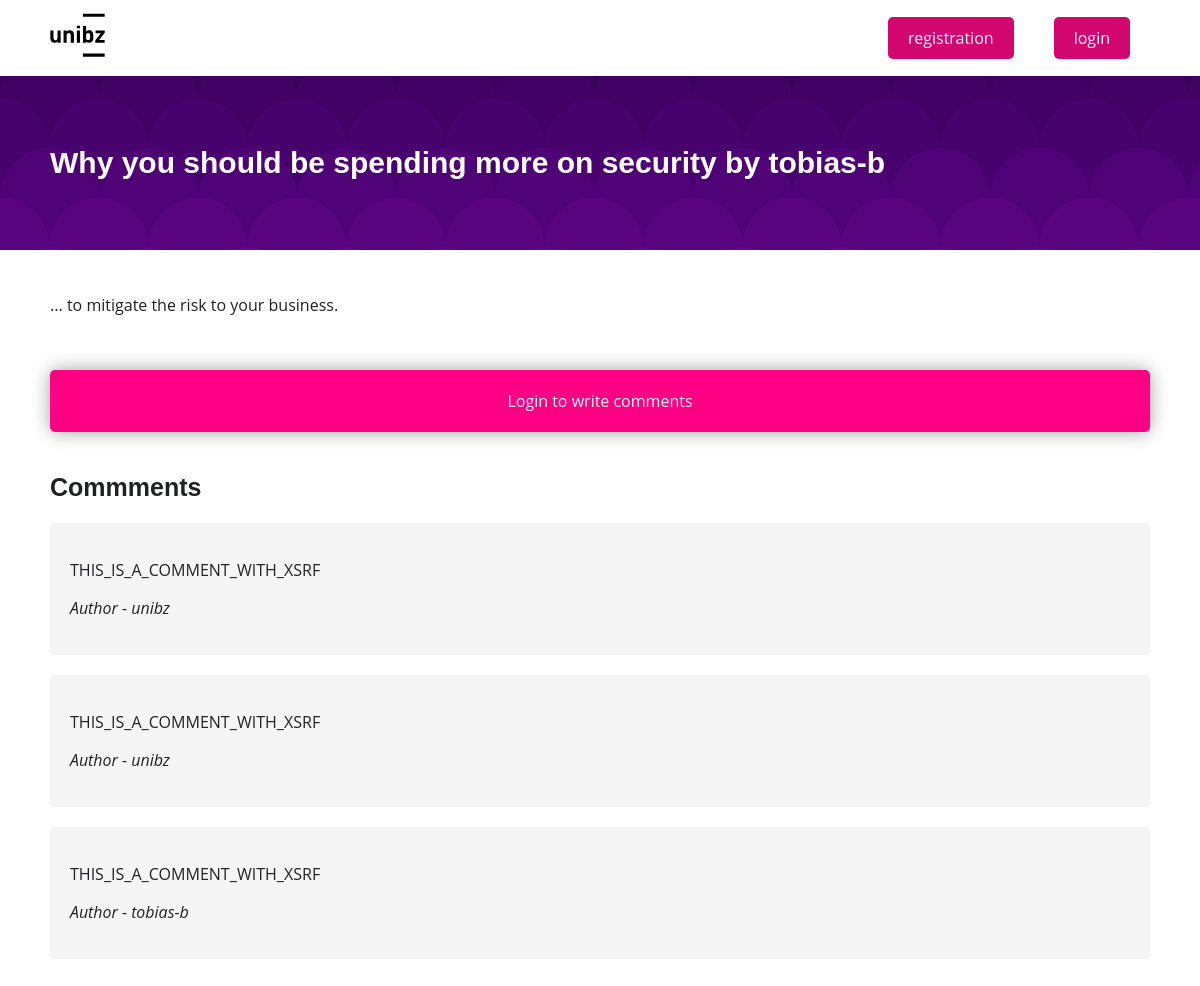
The app's page /?page=post&id=39 with its own data.
### tables this page shows
CREATE TABLE `post` (
  `id` bigint(20) NOT NULL,
  `username` varchar(100) NOT NULL,
  `title` varchar(200) NOT NULL,
  `content` longtext NOT NULL
);

CREATE TABLE `comment` (
  `id` bigint(20) NOT NULL,
  `post` bigint(20) NOT NULL,
  `username` varchar(100) NOT NULL,
  `content` longtext NOT NULL
);

### auth.php (called while the page is built, shortened)
<?php
$dsn = 'mysql:host=localhost;dbname=blog';
$user = 'root';
$pwd = 'root';
$PDO = new PDO ($dsn, $user, $pwd);
function getSinglePost($id) {
    global $PDO;
    $sql = 'SELECT * FROM post WHERE id = ?';
    $stmt = $PDO->prepare($sql);
    $stmt->execute( [$id] );
    $postQuery = $stmt->fetchAll();
    if ( !empty($postQuery) ) {
        return $postQuery;
    }else {
        return false;
    }
}
function getComments($post) {
    global $PDO;
    $sql = 'SELECT * FROM comment WHERE post = ? ORDER BY id DESC';
    $stmt = $PDO->prepare($sql);
    $stmt->execute( [$post] );
    return $stmt->fetchAll();
}

### post/show-post.php (the view, shortened to what this page needs)
<?php
require './components/header.php';
if ( !empty($_GET['id']) && getSinglePost($_GET['id']) !== false ) :
    $postQueryInformation = getSinglePost($_GET['id'])[0];
    $postCommentQuery = getComments($_GET['id']);
?>
<div id="post-page-title-container">
    <h1><?php echo $postQueryInformation['title'] . ' by ' . $postQueryInformation['username']; ?></h1>
</div>
<div id="post-page-content-container">
    <p><?php echo $postQueryInformation['content']; ?></p>
</div>
<div id="post-page-comment-container">
    <?php if ( isset($_COOKIE['user']) ) : ?>
    <form method="POST">
        <h3>Write your comment</h3>
        <textarea name="content">write here your comment</textarea>
        <input type="submit" name="create_post" value="submit" required/>
    </form>
    <?php else : ?>
        <a href="/?page=login" id="login-to-write-content">Login to write comments</a>
    <?php endif; ?>
    <?php if ( !empty($postCommentQuery) ) : ?>
    <div id="post-page-comment-list">
        <h2>Commments</h2>
        <?php foreach($postCommentQuery as $singleRow) : ?>
            <div class="single-post-comment">
                <div class="single-post-comment-content">
                    <p><?php echo $singleRow['content']; ?></p>
                    <p class="comment-author">Author - <?php echo $singleRow['username']; ?></p>
                </div>
            </div>
        <?php endforeach; ?>
    </div>
    <?php endif; ?>
</div>
<?php else : ?>
<div id="problem-container">
    <h1>404</h1>
</div>
<?php endif; ?>

### index.php (shortened to what this page needs)
<?php
require 'auth.php';
if ( isset($_GET['page']) ) {
    $page = $_GET['page'];
    switch ($page) {
        case 'post':
            require 'post/show-post.php';
            break;
    }
} else {
    require 'home/show-home.php';
}
?>

### components/header.php (shortened to what this page needs)
<!DOCTYPE html>
<html class="html" lang="de-DE">
<head>
    <link rel="stylesheet" href="/main.css">
</head>
<body>
    <header>
    <div id="header-logo">
        <a href="/">
        </a>
    </div>
    <div id="header-options">
        <?php if ( !empty($_COOKIE['user']) || (isset($userVerificationBoolean) && $userVerificationBoolean === true) || (isset($userCreationBoolean) && $userCreationBoolean === true) ) : ?>
            <div class="header-single-option">
                <a href="/?page=dashboard">posts</a>
            </div>
        <?php else : ?>
            <div class="header-single-option">
                <a href="/?page=registration">registration</a>
            </div>
            <div class="header-single-option">
                <a href="/?page=login">login</a>
            </div>
        <?php endif; ?>
    </div>
    </header>

### main.css (style rules this page uses)
h1, h2, h3, h4, h5, h6 { font-family: 'Nunito', sans-serif !important; color: #202124; }
body { margin:0px }
h1 { font-size:30px }
h2 { font-size: 25px; }
p, span, div { font-family: 'Open Sans', sans-serif; font-size:16px ; color: #202124; }
#header-logo svg { height:55px; width:55px }
header { display: flex; justify-content: space-between; align-items: center; padding: 8px 50px; background: #fff; -webkit-box-shadow: 0px 0px 12px -1px rgba(150,150,150,0.7); -moz-box-shadow: 0px 0px 12px -1px rgba(150,150,150,0.7); box-shadow: 0px 0px 12px -1px rgba(150,150,150,0.7); }
#header-options { display: flex; }
.header-single-option { margin: 5px 20px; padding: 10px 20px; background: #d1066f; text-decoration: none; border-radius: 5px; }
.header-single-option a { text-decoration: none; color: white; margin: 0px }
#post-page-title-container { background-color: #330055; background-attachment: fixed; background-size: contain; padding: 50px; }
#post-page-title-container h1 { color: white; }
#post-page-content-container { padding: 20px 50px }
#post-page-content-container p { line-height: 38px; }
#post-page-comment-list { padding: 10px 50px; }
.single-post-comment { padding: 20px; background: whitesmoke; border-radius: 5px; margin: 20px 0px; }
.comment-author { font-style: italic; }
#login-to-write-content { margin: 10px 50px; padding: 20px; background-color: #ff0084; color: white; text-align: center; border-radius: 5px; -webkit-box-shadow: 0 0 19px -1px #969696; -moz-box-shadow: 0 0 19px -1px #969696; box-shadow: 0 0 19px -1px #969696; text-decoration: none; display: block; }

### records on screen
post: title "Why you should be spending more on security", username "tobias-b", content "... to mitigate the risk to your business."
comment: content "THIS_IS_A_COMMENT_WITH_XSRF", username "unibz"
comment: content "THIS_IS_A_COMMENT_WITH_XSRF", username "unibz"
comment: content "THIS_IS_A_COMMENT_WITH_XSRF", username "tobias-b"
